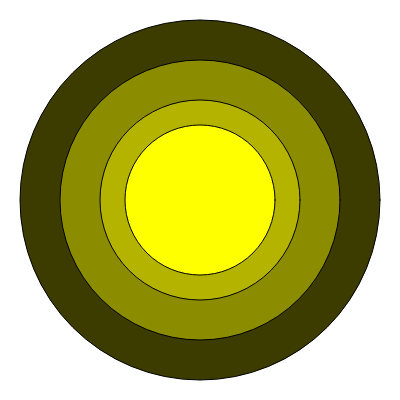
Frame 1 (no input)
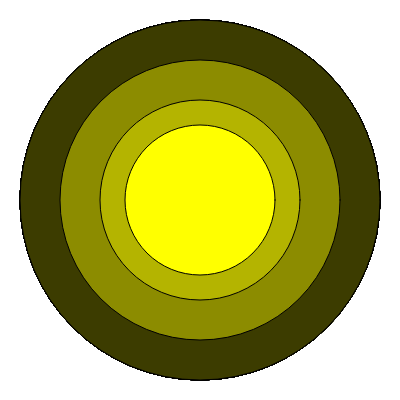
Frame 60 (no input)
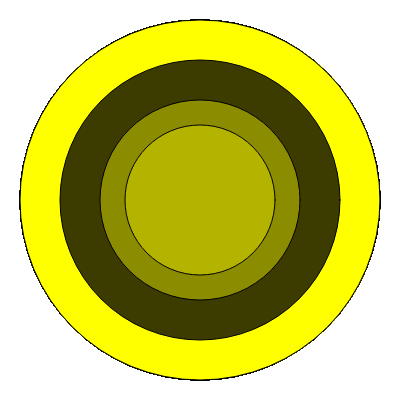
Frame 120 (the mouse pressed at the canvas centre since frame 60)

The p5.js sketch that drew these frames (run headless with seeded random() and noise() and a simulated clock; from frame 60 on, the mouse is pressed at the canvas centre):

// p5.js sketch
// ── sketch.js
function setup(){

    createCanvas(400,400)
}

let colourVals = [60,140,180,255]

function draw(){

    let dia = [360,280,200,150]

    for(let i = 0; i < 4; i++){

        fill(colourVals[i],colourVals[i],0)
        circle(width / 2, height / 2, dia[i])
    }
}

function mousePressed(){

    lastCol = colourVals[3]
    colourVals.unshift(lastCol);
}
